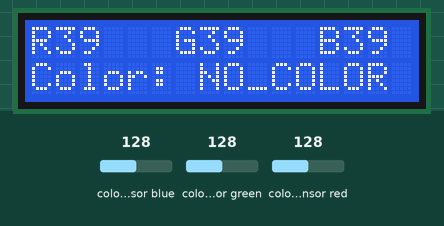
This sketch was run on a simulated Arduino Uno, built with avr-gcc and run on an emulated ATmega328P. On the bench: 16×2 character LCD. Wiring (inferred from the names in the program): TCS3200 colour sensor: output pin 8; S2 pin 11; S3 pin 12; S0 pin 9; S1 pin 10. The test bench sets the inputs (shaded band); at power-on: colour sensor blue 128, colour sensor green 128, colour sensor red 128. What the sketch prints to the serial monitor is not drawn.

Above: at 3.2 s.
3.3 s: colour sensor blue set to 41
At 4.5 s:
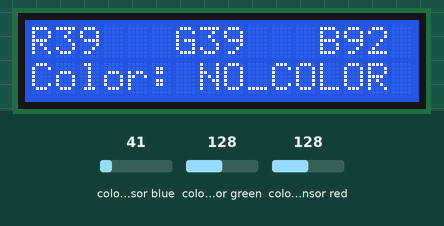
5.6 s: colour sensor blue set to 33
At 7.0 s:
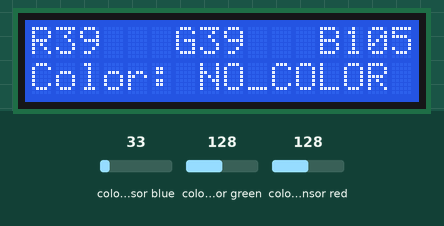
7.6 s: colour sensor green set to 5
At 8.6 s:
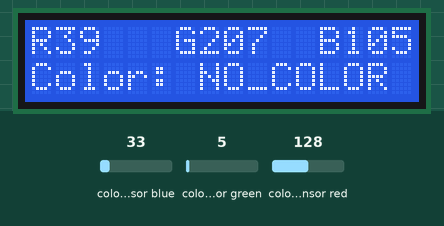
9.7 s: colour sensor red set to 40
At 11.2 s:
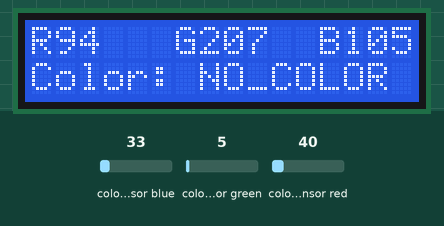
11.8 s: colour sensor red set to 34
At 13.0 s:
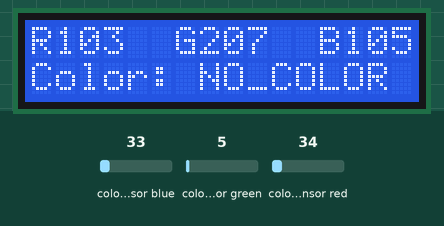
Timing chart, 0 to 14.8 s (numbered marks = the images above; inputs shaded):
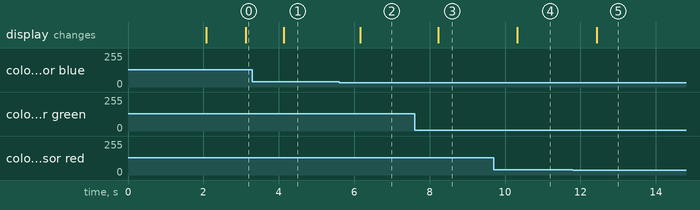

Measured:
- after the input at 3.3 s, the display: changes after 0.83 s (image 1)
- after the input at 5.6 s, the display: changes after 0.56 s (image 2)
- after the input at 7.6 s, the display: changes after 0.63 s (image 3)
- after the input at 9.7 s, the display: changes after 0.62 s (image 4)
- after the input at 11.8 s, the display: changes after 0.63 s (image 5)

The sketch:

color_detection.ino
```cpp
#include <LiquidCrystal.h>
LiquidCrystal lcd(2, 3, 4, 5, 6, 7);

#define outPin 8
#define s0 9
#define s1 10
#define s2 11
#define s3 12

boolean DEBUG = true;

// Variables
int red, grn, blu;
String color ="";
long startTiming = 0;
long elapsedTime =0;

void setup(){
 Serial.begin(9600);

 pinMode(s0, OUTPUT);
 pinMode(s1, OUTPUT);
 pinMode(s2, OUTPUT);
 pinMode(s3, OUTPUT);
 pinMode(outPin, INPUT); //out from sensor becomes input to arduino

 // Setting frequency scaling to 100%
 digitalWrite(s0,HIGH);
 digitalWrite(s1,HIGH);

 lcd.begin(16, 2);
 lcd.clear();
 lcd.setCursor (3,0);
 lcd.print("Welcome To");
 lcd.setCursor (1,1);
 lcd.print("Color Detector");
 delay(2000);
 lcd.clear();
 startTiming = millis();
}

void loop(){
 getColor();

 if(DEBUG)printData();
 elapsedTime = millis()-startTiming;
 if (elapsedTime > 1000) {
   showDataLCD();
  startTiming = millis();


  }
}

/* read RGB components */
void readRGB(){
 red = 0, grn=0, blu=0;

 int n = 10;
 for (int i = 0; i < n; ++i){
  //read red component
  digitalWrite(s2, LOW);
  digitalWrite(s3, LOW);
  red = red + pulseIn(outPin, LOW);

  //read green component
  digitalWrite(s2, HIGH);
  digitalWrite(s3, HIGH);
  grn = grn + pulseIn(outPin, LOW);

  //let's read blue component
  digitalWrite(s2, LOW);
  digitalWrite(s3, HIGH);
  blu = blu + pulseIn(outPin, LOW);
 }
 red = red/n;
 grn = grn/n;
 blu = blu/n;
}

/***************************************************
* Showing captured data at Serial Monitor
****************************************************/
void printData(void){
 Serial.print("red= ");
 Serial.print(red);
 Serial.print("  green= ");
 Serial.print(grn);
 Serial.print("  blue= ");
 Serial.print(blu);
 Serial.print (" - ");
 Serial.print (color);
 Serial.println (" detected!");
}

///***************************************************
//* Showing capured data at LCD
//****************************************************/
void showDataLCD(void){
lcd.clear();
lcd.setCursor (0,0);
lcd.print("R");
lcd.print(red);
lcd.setCursor (6,0);
lcd.print("G");
lcd.print(grn);
lcd.setCursor (12,0);
lcd.print("B");
lcd.print(blu);

lcd.setCursor (0,1);
lcd.print("Color: ");
lcd.print(color);

}


void getColor(){
 readRGB();

   if(red>9 && red<13 && grn>20 && grn<26 && blu>17 && blu<20) color = "RED";
else if(red>17 && red<21 && grn>11 && grn<15 && blu>12 && blu<18) color = "GREEN";
else if(red>30 && red<36 && grn>29 && grn<34 && blu>20 && blu<27) color = "BLUE";
else if(red>6 && red<10  && grn>10 && grn<15 && blu>17 && blu<20) color = "YELLOW";
else if(red>7 && red<10  && grn>7 && grn<10 && blu>6 && blu<10) color = "WHITE";
else if(red>49 && red<55 && grn>49 && grn<52 && blu>40 && blu<45) color = "BLACK";
else color = "NO_COLOR";

}
```
